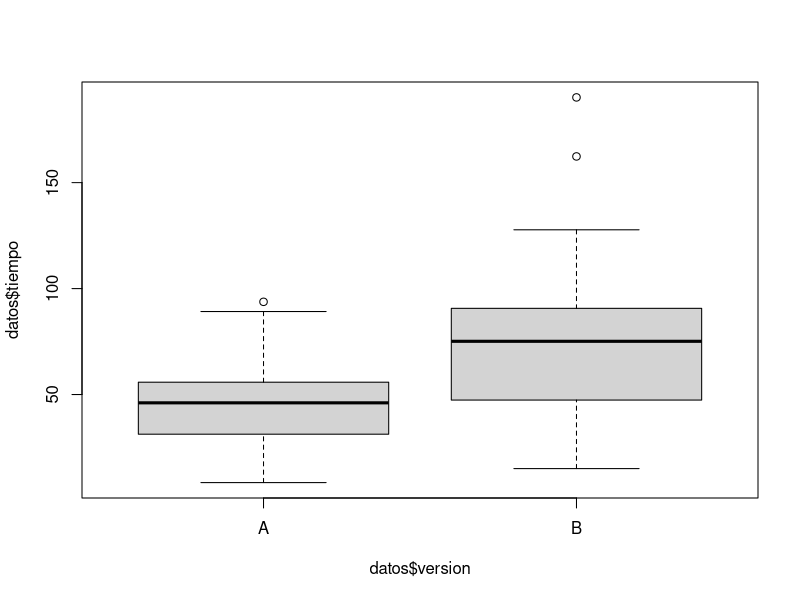

Recreate this plot in R.
## ---- chunk 1
datos <- read.table('datos_DNI_43243336.txt', header = TRUE)
## ---- chunk 2
datosA <- datos[datos$version == "A",  ]
datosB <- datos[datos$version == "B",  ]

meanA <- mean(datosA$tiempo)
meanB <- mean(datosB$tiempo)

meanA
meanB

if (meanB > meanA){
  "B"
} else if (meanB < meanA){
  "A"
} else {
  "iguales"
}
## ---- chunk 3
boxplot(datos$tiempo ~ datos$version)
## ---- chunk 4
ic_dif_medias <- function (d1, d2, nivel){
  m1 = mean(d1)
  m2 = mean(d2)
  
  n1 = length(d1)
  n2 = length(d2)
  
  v1 = var(d1)
  v2 = var(d2)
  
  alpha = 1 - nivel
  z_alpha_2 = qnorm(1 - (alpha/2))
  
  dif = m1 - m2
  desvio = sqrt(v1/n1 + v2/n2)
  
  c(dif - z_alpha_2 * desvio, dif + z_alpha_2 * desvio)
}
## ---- chunk 5
ic_dif_medias(datosA$tiempo, datosB$tiempo, 0.99)
## ---- chunk 6
datosJazmin = read.table("datos_DNI_33.txt", header = TRUE)
datosJA <- datosJazmin[datosJazmin$version == "A",  ]
datosJB <- datosJazmin[datosJazmin$version == "B",  ]
ic_dif_medias(datosJA$tiempo, datosJB$tiempo, 0.99)

